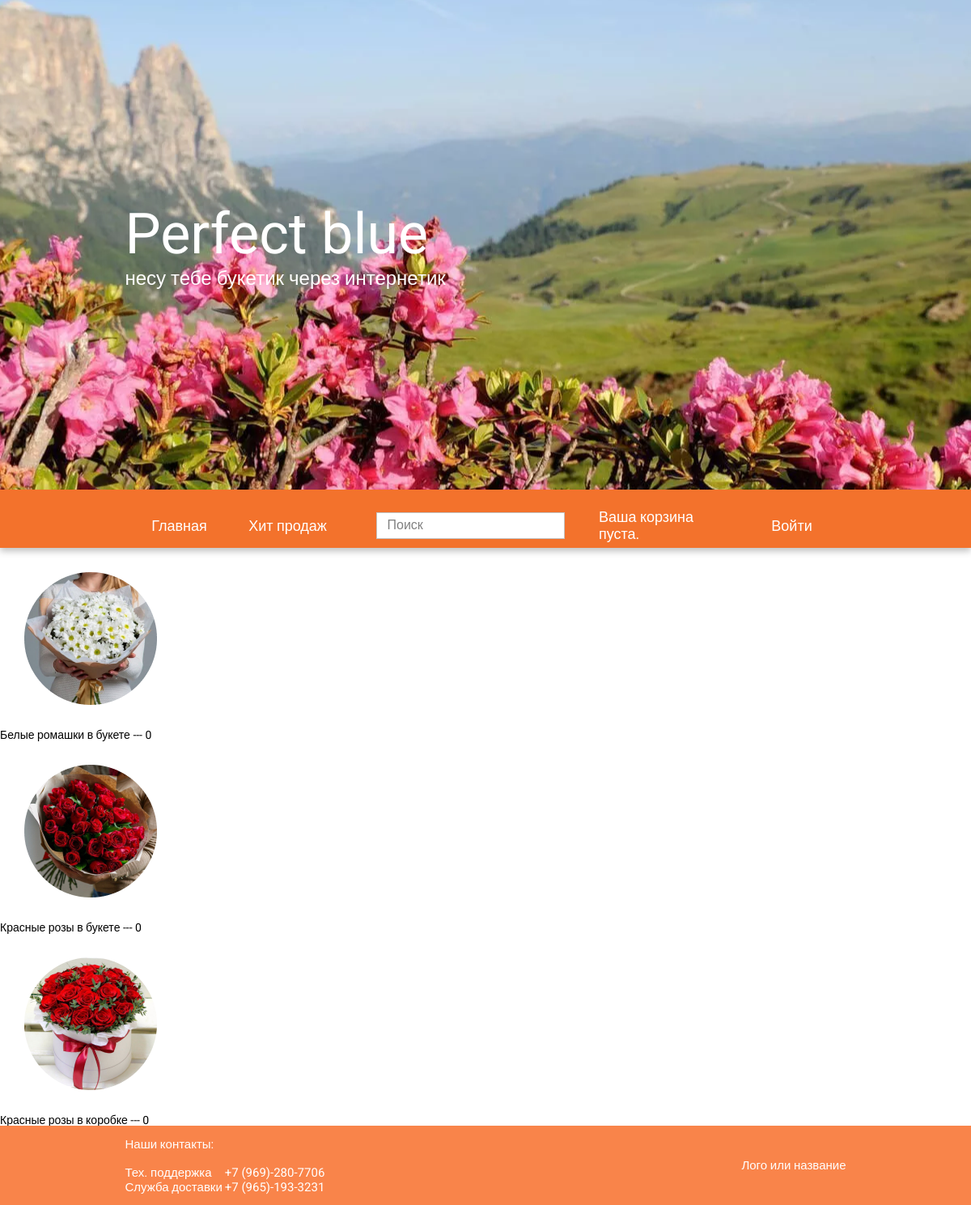
/bestseller/, run on an earlier commit of the app's database.
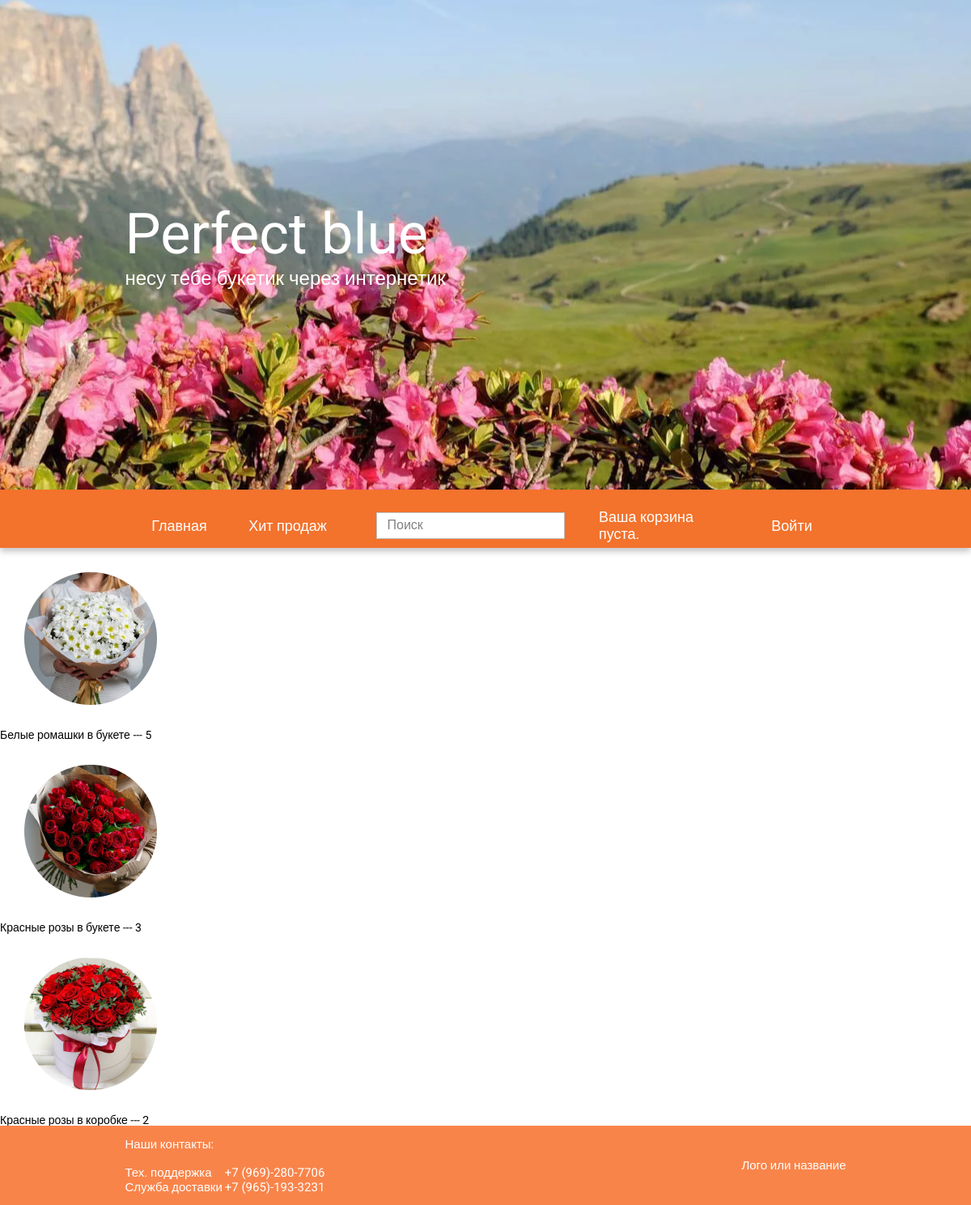
And on a later commit of the database.
### flowers/models.py (models this page shows, shortened)
class Flowers(models.Model):
    title = models.CharField(max_length=50, verbose_name='Название')
    description = models.TextField(blank=True, verbose_name='Описание')
    price = models.CharField(max_length=10, verbose_name='Цена')
    number_of_purchases = models.IntegerField(default=0, verbose_name='Количество покупок')
    image = models.ImageField(upload_to='photos/%Y/%m/%d/', verbose_name='Фото')
    slug = models.SlugField(max_length=255, unique=True, db_index=True, verbose_name='URL')
    cat = models.ForeignKey('Categories', on_delete=models.CASCADE)
    def __str__(self):
        return self.title
    class Meta:
        verbose_name = 'Цветы'
        verbose_name_plural = 'Цветы'
        ordering = ['title', 'price', 'number_of_purchases']

### flowers/views.py (the view)
# urls.py: path('bestseller/', BestSeller.as_view(), name='bestseller'),
class BestSeller(View):
    def get(self, request):
        flowers = []
        for item in Flowers.objects.all():
            flowers.append(item)
        number_of_purchases_lst = []
        for i in range(3):
            index = 0
            max_value = 0
            for f in range(len(flowers)):
                if flowers[f].number_of_purchases > max_value:
                    max_value = flowers[f].number_of_purchases
                    index = f
            number_of_purchases_lst.append(flowers[index])
            del flowers[index]
        context = {
            'menu': menu,
            'categories': cats,
            'flowers': number_of_purchases_lst,
        }
        return render(request, 'flowers/bestseller.html', context)

### cart/cart.py (called while the page is built)
    def __len__(self):
        return sum(item['quantity'] for item in self.cart.values())

### cart/context_processors.py (called while the page is built)
def cart(request):
    return {'cart': Cart(request)}

### flowers/templates/flowers/bestseller.html
{% extends 'flowers/base.html' %}
{% block content %}
{% for f in flowers %}
    {% if f.image %}
        <img class="post-image" src="{{ f.image.url }}" alt="image">
    {% endif %}
    <p> {{ f }} --- {{ f.number_of_purchases }}</p>
{% endfor %}
{% endblock %}

### flowers/templates/flowers/base.html (shortened to what this page needs)
{% load static %}
<!DOCTYPE html>
<html lang="ru">
<head>
    <link rel="stylesheet" href="{% static 'flowers/css/style.css' %}?version={% now 'U' %}">
</head>
<body>
<div class="wrapper">
    <div class="content">
        <div class="logo">
            <div class="_container">
                <div class="logo__row">
                    <div class="logo__body">
                        <div class="logo__title">
                            Perfect blue
                        </div>
                        <div class="logo__subTitle">
                            несу тебе букетик через интернетик
                        </div>
                    </div>
                </div>
                <div class="logo__img _imd">
                    <img src="{% static 'flowers/images/Rectangle 1.png' %}" alt="img">
                </div>
            </div>
        </div>
        <header class="header">
            <div class="head">
                <div class="_container">
                    <ul class="navigation">
                        {% for m in menu %}
                        <li><a href="{% url m.url %}">{{ m.title }}</a></li>
                        {% endfor %}
                        <input type="text" placeholder="Поиск">
                        <li>
                            <div>
                                {% with total_items=cart|length %}
                                {% if cart|length > 0 %}
                                <a href="{% url 'cart:cart_detail' %}">
                                    Ваша корзина:
                                    {{ total_items }} товар, {{ cart.get_total_price }} руб.
                                </a>
                                {% else %}
                                Ваша корзина пуста.
                                {% endif %}
                                {% endwith %}
                            </div>
                        </li>
                        {% if request.user.is_authenticated %}
                        <li><a href="{% url 'profile' %}">Профиль</a></li>
                        {% else %}
                        <li><a href="{% url 'login' %}">Войти</a></li>
                        {% endif %}
                    </ul>
                </div>
            </div>
        </header>
        {% block content %}
        {% endblock %}
    </div>
    <footer class="footer">
        <div class="_container">
            <div class="footer__row">
                <div class="footer__contacts">
                    <div class="contacts__title">
                        Наши контакты:
                    </div>
                    <div class="phoneNumbers__row">
                        <div class="contacts__names">
                            Тех. поддержка
                            Служба доставки
                        </div>
                        <div class="contacts__list">
                            +7 (969)-280-7706
                            +7 (965)-193-3231
                        </div>
                    </div>
                </div>
                <div class="footer__logo">
                    Лого или название
                </div>
            </div>
        </div>
    </footer>
</div>
</body>
</html>

### flowers/static/flowers/css/style.css (style rules this page uses)
* { padding: 0; margin: 0; border: 0; }
*, *:before, *:after { -webkit-box-sizing: border-box; box-sizing: border-box; }
nav, footer, header, aside { display: block; }
html, body { height: 100%; width: 100%; font-size: 100%; line-height: 1; font-size: 14px; -ms-text-size-adjust: 100%; -moz-text-size-adjust: 100%; -webkit-text-size-adjust: 100%; }
input, button, textarea { font-family: inherit; }
a, a:visited { text-decoration: none; }
ul li { list-style: none; }
img { vertical-align: top; }
body { font-family: 'Roboto', sans-serif; }
.wrapper { min-height: 100%; display: flex; flex-direction: column; overflow: hidden; }
._container { max-width: 891px; margin: 0 auto; }
._imd { position: relative; }
._imd img { position: absolute; width: 100%; height: 100%; top: 0; left: 0; object-fit: cover; }
.content { flex: 1 1 auto; }
.logo { position: relative; }
.logo__row { display: flex; justify-content: center; min-width: 891px; min-height: 605px; flex-direction: column; }
.logo__body { display: flex; flex-direction: column; }
.logo__title { font-size: 70px; line-height: 82px; color: #FFFFFF; }
.logo__subTitle { font-size: 24px; line-height: 28px; color: #FFFFFF; }
.logo__img { position: absolute; top: 0; left: 0; width: 100%; height: 100%; z-index: -1; }
.header { background: #F9844A; }
.head { position: relative; padding-top: 16px; background: #F3722C; box-shadow: 0px 4px 8px rgba(0, 0, 0, 0.25); }
.navigation { min-height: 56px; max-height: 100%; display: flex; align-items: center; }
.navigation li { min-height: 56px; display: flex; align-items: center; justify-content: center; min-width: 134px; }
.navigation li, .navigation a { font-size: 18px; line-height: 21px; color: #FFFFFF; }
.navigation input { border: 1px solid #C1C1C1; width: 234px; height: 33px; margin: 0px 42px 0px 42px; }
.navigation input::placeholder { color: #818181; font-size: 16px; line-height: 19px; padding: 0px 0px 0px 13px; }
.footer { font-size: 15px; line-height: 18px; color: white; min-height: 98px; background-color: #F9844A; }
.footer__row { display: flex; justify-content: space-between; }
.footer__contacts { display: flex; justify-content: center; min-height: 98px; flex-direction: column; }
.footer__logo { display: flex; min-height: 98px; align-items: center; }
.contacts__title { margin-bottom: 17px; }
.phoneNumbers__row { max-width: 257px; display: flex; justify-content: space-between; }
.contacts__list { display: flex; justify-content: end; }
img.post-image { padding: 30px; }

What changed in the data, as far as the page shows it:
changed Flowers "Белые ромашки в букете": number_of_purchases "0" → "5"
changed Flowers "Красные розы в букете": number_of_purchases "0" → "3"
changed Flowers "Красные розы в коробке": number_of_purchases "0" → "2"
